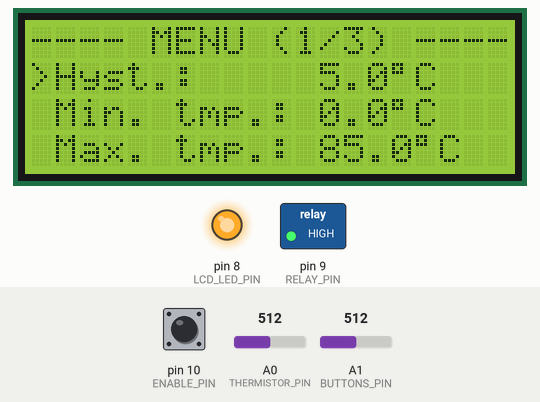
A sketch run on a simulated Arduino Uno, built with avr-gcc and run on an emulated ATmega328P. On the bench: 20×4 character LCD, switched loads named in the sketch (green lamp = pin HIGH), output pins drawn as LEDs (lit = HIGH). The test bench sets the inputs (shaded band); at power-on: A1 (BUTTONS_PIN) = 512, pin 10 (ENABLE_PIN) HIGH, A0 (THERMISTOR_PIN) = 512. EEPROM starts erased.

Above: at 1.3 s.
1.4 s: A1 (BUTTONS_PIN) set to 892
2.9 s: A1 (BUTTONS_PIN) set to 923
At 4.1 s:
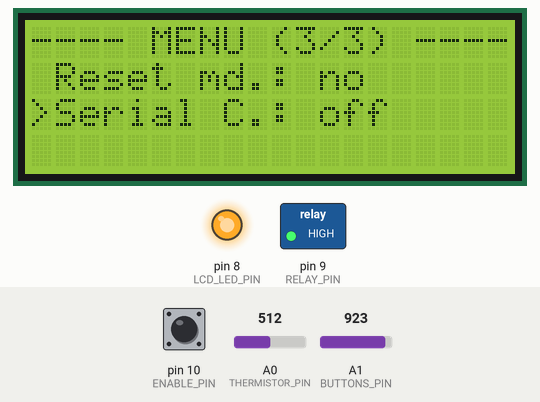
4.4 s: A1 (BUTTONS_PIN) set to 717
5.9 s: A1 (BUTTONS_PIN) set to 692
8.4 s: A1 (BUTTONS_PIN) set to 531
9.9 s: A1 (BUTTONS_PIN) set to 504
At 10.8 s:
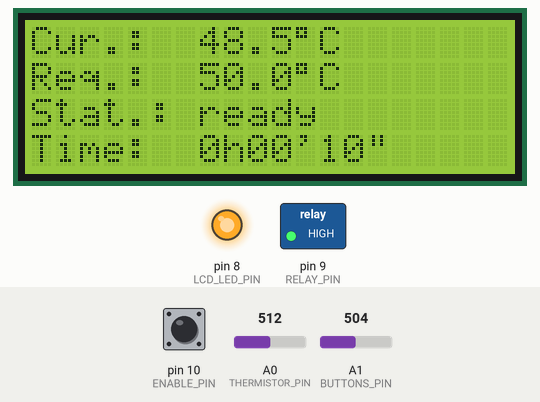
Timing chart, 0 to 12.9 s (numbered marks = the images above; inputs shaded):
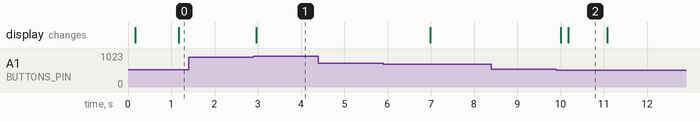

Measured:
- the behaviour switches between 910 and 911 on A1 (BUTTONS_PIN) (found by bisection; images 0 and 1)
- the behaviour switches between 522 and 521 on A1 (BUTTONS_PIN) (found by bisection; images 1 and 2)
- after the input at 1.4 s, every drawn part: stays the same
- after the input at 2.9 s, the display: changes after 0.07 s (image 1)
- after the input at 4.4 s, every drawn part: stays the same
- after the input at 8.4 s, every drawn part: stays the same
- after the input at 9.9 s, the display: first changes after 0.11 s (image 2 shows a later state)
- what the display in image 2 shows lasts 0.9 s, from 10.2 s to 11.1 s

The sketch:

priority_thermostat.ino
```cpp
// (licence header left out)
/*
 * Description:
 *   This sketch implements a priority thermostat:
 *    - The thermostat determines the boiler temperature using a thermistor. Since
 *      I'm lacking specs for the thermistor that I "recycled" I interpolate the temperature
 *      from a set of calibration values.
 *    - The boiler's relays are activated/deactivated using a simple hysteresis loop.
 *    - There's a basic interface through 4 buttons and a 20x4 lcd display.
 * Author: Dusty Lefevre
 */

#include <LiquidCrystal.h>
#include "AnalogButtons.h"
#include "Thermostat.h"
#include "MagicNumbers.h"
#include "Interface.h"

// Objects required for our used features
LiquidCrystal lcd(LCD_RS_PIN, LCD_ENABLE_PIN,
                  LCD_D4_PIN, LCD_D5_PIN, LCD_D6_PIN, LCD_D7_PIN);
AnalogButtons<NUMBER_OF_BUTTONS> buttons(BUTTONS_PIN, ANALOG_TOLERANCE);
Thermostat thermostat(THERMISTOR_PIN, ENABLE_PIN);
Interface interface(&lcd, &buttons, &thermostat);

void setup() {
  // Set up LCD
  pinMode(LCD_RS_PIN, OUTPUT);
  pinMode(LCD_ENABLE_PIN, OUTPUT);
  pinMode(LCD_D4_PIN, OUTPUT);
  pinMode(LCD_D5_PIN, OUTPUT);
  pinMode(LCD_D6_PIN, OUTPUT);
  pinMode(LCD_D7_PIN, OUTPUT);
  pinMode(LCD_LED_PIN, OUTPUT);

  digitalWrite(LCD_LED_PIN, HIGH);
  lcd.begin(20, 4);

  // Set up relay
  pinMode(RELAY_PIN, OUTPUT);
  digitalWrite(RELAY_PIN, HIGH);

  // Set up 3.3V reference
  analogReference(EXTERNAL);

  // Enable pin
  pinMode(ENABLE_PIN, INPUT);

  // Add buttons
  buttons.set(BUTTON_DECREASE, 1020);
  buttons.set(BUTTON_INCREASE, 926);
  buttons.set(BUTTON_SET, 690);
  buttons.set(BUTTON_MENU, 506);
}

void loop() {
  buttons.sample();
  thermostat.sample();
  interface.interact();
  interface.render();

  // Activate/deactivate the heater
  if(thermostat.shouldHeat()) {
    digitalWrite(RELAY_PIN, LOW);
    digitalWrite(LED_BUILTIN, HIGH);
  } else {
    digitalWrite(RELAY_PIN, HIGH);
    digitalWrite(LED_BUILTIN, LOW);
  }

  // Activate/deactivate the LCD backlight
  if(thermostat.inAlarm() || buttons.recentlyActive()) {
    digitalWrite(LCD_LED_PIN, HIGH);
  } else {
    digitalWrite(LCD_LED_PIN, LOW);
  }

  // Check if we have to reset our board
  int resetMode = interface.getResetMode();
  if(resetMode != RESET_NO) {
    if(resetMode == RESET_FACTORY) {
      thermostat.factoryReset();
    }
    asm volatile ("jmp 0");
  }

  delay(80);
}
```

AnalogButtons.cpp
```cpp
// (licence header left out)
#include "AnalogButtons.h"
```

AnalogButtons.h
```cpp
// (licence header left out)
#ifndef _ANALOGBUTTON_H_
#define _ANALOGBUTTON_H_

#include <Arduino.h>
#include "MagicNumbers.h"

template<size_t N>
class AnalogButtons {
  public:
    AnalogButtons(byte _pin, byte _tolerance);
    void set(byte _index, int _analogValue);
    void sample();
    void sample(unsigned long _millis);
    byte getPressed();
    bool isShortPress();
    bool isLongPress();
    bool recentlyActive();

  private:
    byte pin;
    byte tolerance;
    int lowValues[N];
    int highValues[N];
    byte lastPressedButton;
    bool shortPress;
    bool longPress;
    unsigned long downTimestamp;
    unsigned long lastActivity;
};

/*
 * Constructor, N defines the number of buttons on the analog pin.
 */
template<size_t N>
AnalogButtons<N>::AnalogButtons(byte _pin, byte _tolerance) {
  pin = _pin;
  tolerance = _tolerance;
  lastPressedButton = -1;
  shortPress = false;
  longPress = false;
}

/*
 * Define a button's analog value.
 */
template<size_t N>
void AnalogButtons<N>::set(byte _index, int _analogValue) {
  lowValues[_index] = _analogValue - tolerance;
  highValues[_index] = _analogValue + tolerance;
}

/*
 * Sample the analog line and millis
 */
template<size_t N>
void AnalogButtons<N>::sample() {
  return sample(millis());
}

/*
 * Sample the analog line and determine the pressed button.
 */
template<size_t N>
void AnalogButtons<N>::sample(unsigned long _millis) {
  int value = analogRead(pin);
  delay(10);

  bool pressed = false;
  for(byte i=0; i<N; ++i) {
    if(value >= lowValues[i] && value <= highValues[i]) {
      // Detected short press
      if(i != lastPressedButton) {
        lastPressedButton = i;
        shortPress = true;
        downTimestamp = _millis;
      } else {
        shortPress = false;

        // Detect long press
        if(downTimestamp + LONGPRESS_TIME < _millis) {
          longPress = true;
        } else
          longPress = false;
      }

      pressed = true;
    }
  }

  if(!pressed) {
    shortPress = false;
    longPress = false;
    lastPressedButton = -1;
  } else {
    lastActivity = _millis;
  }
}

/*
 * Return the last pressed button
 */
template<size_t N>
byte AnalogButtons<N>::getPressed() {
  return lastPressedButton;
}

/*
 * Returns true if sample() detected a short press
 */
template<size_t N>
bool AnalogButtons<N>::isShortPress() {
  return shortPress;
}

/*
 * Returns true if sample() detected a long press
 */
template<size_t N>
bool AnalogButtons<N>::isLongPress() {
  return longPress;
}

/*
 * Check if there was any recent activity
 * note: duplicated code (see diffUL in Thermostat.cpp
 */
template<size_t N>
bool AnalogButtons<N>::recentlyActive() {
  unsigned long now = millis();
  if(lastActivity > now) {
    // accpeted 1ms. error.
    return (now + 4294967295L - lastActivity) < LCD_LED_TIMEOUT;
  } else {
    return (now - lastActivity) < LCD_LED_TIMEOUT;
  }
}

#endif
```

Functions.cpp
```cpp
// (licence header left out)
#include "Functions.h"

/*
 * Helper function for calculating the difference between two unsigned longs
 * while taking a wrap around into account.
 */
unsigned long diffUL(unsigned long _low, unsigned long _high) {
  if(_low > _high) {
    _high += 4294967295L - _low + 1L;
    _low = 0;
  }
  return _high - _low;
}
```

Functions.h
```cpp
// (licence header left out)
#ifndef _FUNCTIONS_H_
#define _FUNCTIONS_H_

unsigned long diffUL(unsigned long, unsigned long);

#endif
```

Interface.cpp
```cpp
// (licence header left out)
#include "Interface.h"
#include <stdlib.h>
#include "Functions.h"

/*
 * Helper function for formating and rouding temperatures
 */
char * formatTemperature(char * _buffer, long _temperature) {
  if(_temperature == UNDEF) {
    sprintf(_buffer, "-");
    return _buffer;
  }

  // Do the math
  int integer = _temperature / 100;
  int decimal = _temperature % 100;
  if(decimal < 25) {
    decimal = 0;
  } else if(decimal >= 25 && decimal < 50) {
    decimal = 5;
  } else if(decimal >= 50 && decimal < 75) {
    decimal = 5;
  } else {
    ++integer;
    decimal = 0;
  }

  // Format
  sprintf(_buffer, "%d.%d%cC", integer, decimal, (char)223);
  return _buffer;
}

/*
 * Helper function for formatting time (limited to minutes)
 */
char * formatTimeM(char * _buffer, unsigned long _time) {
  // Do the math
  _time /= 1000; // convert milliseconds to seconds
  int hours = _time / 3600;
  int minutes = (_time % 3600) / 60;

  // Format
  sprintf(_buffer, "%dh%02d'", hours, minutes);
  return _buffer;
}

/*
 * Helper function for formatting time (limited to seconds)
 */
char * formatTimeS(char * _buffer, unsigned long _time) {
  // Do the math
  _time /= 1000; // convert milliseconds to seconds
  int hours = _time / 3600;
  int rest = _time % 3600;
  int minutes = rest / 60;
  int seconds = rest % 60;

  // Format
  sprintf(_buffer, "%dh%02d'%02d\"", hours, minutes, seconds);
  return _buffer;
}

/*
 * Helper function for getting a pointer to the end of a string
 */
char * appendPtr(char * _str) {
  return &_str[strlen(_str)];
}

/*
 * Constructor
 */
Interface::Interface(LiquidCrystal * _lcd,
                     AnalogButtons<NUMBER_OF_BUTTONS> * _buttons,
                     Thermostat * _thermostat) {
  lcd = _lcd;
  buttons = _buttons;
  thermostat = _thermostat;

  inMenu = false;
  menuPosition = 0;
  resetMode = RESET_NO;
  lastLcdReset = 0;
  loadParameters();
}

/*
 * Manage interaction (menu's and thermostat)
 */
void Interface::interact() {
  interact(millis());
}
/*
 * Manage interaction (menu's and thermostat)
 */
void Interface::interact(unsigned long _millis) {
  if(inMenu) {
    interactMenuScreen(_millis);
  } else {
    interactStatusScreen(_millis);
  }
}

/*
 * Render content on LCD.
 */
void Interface::render() {
  render(millis());
}

/*
 * Render content on LCD.
 */
void Interface::render(unsigned long _millis) {
   if(inMenu) {
    renderMenuScreen(_millis);
  } else {
    renderStatusScreen(_millis);
  }
}

/*
 * Return the selected reset mode
 */
int Interface::getResetMode() {
  return inSetMode ? RESET_NO : resetMode;
}

/*
 * Load all thermostat parameters (thermostat -> interface)
 */
void Interface::loadParameters() {
  if(inMenu) {
    hysteresis = thermostat->getHysteresis();
    minimumTemperature = thermostat->getMinTemperature();
    maximumTemperature = thermostat->getMaxTemperature();
    maximumHeatTime = thermostat->getMaxHeatTime();
    graceTime = thermostat->getGraceTime();
    offsetTemperature = thermostat->getOffsetTemperature();
    serialEnabled = thermostat->getSerialEnabled();
  } else {
    requestedTemperature = thermostat->getRequestedTemperature();
  }
}

/*
 * Save all parameters (interface -> thermostat)
 */
void Interface::saveParameters() {
  if(inMenu) {
    thermostat->setHysteresis(hysteresis);
    thermostat->setMinTemperature(minimumTemperature);
    thermostat->setMaxTemperature(maximumTemperature);
    thermostat->setMaxHeatTime(maximumHeatTime);
    thermostat->setGraceTime(graceTime);
    thermostat->setOffsetTemperature(offsetTemperature);
    thermostat->setSerialEnabled(serialEnabled);
  } else {
    thermostat->setRequestedTemperature(requestedTemperature);
  }

  thermostat->save();
}

/*
 * Process an inrement for a parameter
 */
void Interface::processParameterIncrement(int _multiplier) {
  if(inMenu) {
    switch(menuPosition) {
      case 0:
        hysteresis += INCR_HYSTERESIS * _multiplier;
        break;
      case 1:
        minimumTemperature += INCR_MIN_TEMPERATURE * _multiplier;
        break;
      case 2:
        maximumTemperature += INCR_MAX_TEMPERATURE * _multiplier;
        break;
      case 3:
        maximumHeatTime += INCR_MAX_HEAT_TIME * _multiplier;
        break;
      case 4:
        graceTime += INCR_GRACE_TIME * _multiplier;
        break;
      case 5:
        offsetTemperature += INCR_OFFSET_TEMPERATURE * _multiplier;
        break;
      case 6:
        resetMode = (resetMode + _multiplier) % 3;
        if(resetMode < 0) {
          resetMode = 2;
        }
        break;
      case 7:
        serialEnabled = !serialEnabled;
        break;
    }
  } else {
    requestedTemperature += INCR_REQUESTED_TEMPERATURE * _multiplier;
  }
}

/*
 * Manage interaction on the status screen
 */
void Interface::interactStatusScreen(unsigned long _millis) {
  if(buttons->isLongPress()) {
    if(buttons->getPressed() == BUTTON_MENU) {
      inMenu = true;
      inSetMode = false;
      menuPosition = 0;
      loadParameters();
    } else if(buttons->getPressed() == BUTTON_SET && !inSetMode) {
      inSetMode = true;
      loadParameters();
    }
  }

  if(buttons->isShortPress()) {
    if(buttons->getPressed() == BUTTON_SET && inSetMode) {
      inSetMode = false;
      saveParameters();
    } else if(buttons->getPressed() == BUTTON_INCREASE && inSetMode) {
      processParameterIncrement(1);
    } else if(buttons->getPressed() == BUTTON_DECREASE && inSetMode) {
      processParameterIncrement(-1);
    }
  }
}

/*
 * Manage interaction on the menu screen
 */
void Interface::interactMenuScreen(unsigned long _millis) {
  if(buttons->isShortPress()) {
    // Menu navigation
    if(buttons->getPressed() == BUTTON_MENU) {

      inMenu = false;
      inSetMode = false;
      loadParameters();

   } else if(buttons->getPressed() == BUTTON_DECREASE) {

      if(inSetMode) {
        processParameterIncrement(-1);
      } else {
        menuPosition = (menuPosition + 1) % NUMBER_MENU_ITEMS;
      }

    } else if(buttons->getPressed() == BUTTON_INCREASE) {

      if(inSetMode) {
        processParameterIncrement(1);
      } else {
        if(menuPosition == 0) {
          menuPosition = NUMBER_MENU_ITEMS - 1;
        } else {
          --menuPosition;
        }
      }

    } else if(buttons->getPressed() == BUTTON_SET && inSetMode) {
      inSetMode = false;
      saveParameters();
    }
  }

  if(buttons->isLongPress() && buttons->getPressed() == BUTTON_SET && !inSetMode) {
    inSetMode = true;
  }
}

/*
 * Render the status screen
 */
void Interface::renderStatusScreen(unsigned long _millis) {
  clearBuffer();

  strcpy(buffer[0], "Cur.:  ");
  formatTemperature(appendPtr(buffer[0]), thermostat->getTemperature());
  strcpy(buffer[1], "Req.:  ");
  formatTemperature(appendPtr(buffer[1]), requestedTemperature);
  if(inSetMode) {
    strcpy(&buffer[1][15], "(set)");
  }
  strcpy(buffer[2], "Stat.: ");
  if(resetMode != RESET_NO) {
    strcpy(appendPtr(buffer[2]), "resetting");
  } else {
    strcpy(appendPtr(buffer[2]), thermostat->getStatus());
  }
  strcpy(buffer[3], "Time:  ");
  formatTimeS(appendPtr(buffer[3]), thermostat->getTimeSinceStatusChange());

  writeToLcd(_millis);
}

/*
 * Render the menu screen
 */
void Interface::renderMenuScreen(unsigned long _millis) {
  clearBuffer();

  // Populate the menu
  byte menuScreen = menuPosition / 3;
  if(menuScreen == 0) {
    strcpy(buffer[0], "---- MENU (1/3) ----");
    strcpy(buffer[1], " Hyst.:     ");
    formatTemperature(appendPtr(buffer[1]), hysteresis);
    strcpy(buffer[2], " Min. tmp.: ");
    formatTemperature(appendPtr(buffer[2]), minimumTemperature);
    strcpy(buffer[3], " Max. tmp.: ");
    formatTemperature(appendPtr(buffer[3]), maximumTemperature);
  } else if (menuScreen == 1) {
    strcpy(buffer[0], "---- MENU (2/3) ----");
    strcpy(buffer[1], " Max. heat: ");
    formatTimeM(appendPtr(buffer[1]), maximumHeatTime);
    strcpy(buffer[2], " Grace tm.: ");
    formatTimeM(appendPtr(buffer[2]), graceTime);
    strcpy(buffer[3], " Offset:    ");
    formatTemperature(appendPtr(buffer[3]), offsetTemperature);
  } else if (menuScreen == 2) {
    strcpy(buffer[0], "---- MENU (3/3) ----");
    strcpy(buffer[1], " Reset md.: ");
    switch(resetMode) {
      case RESET_NO:
        strcpy(appendPtr(buffer[1]), "no");
        break;
      case RESET_NORMAL:
        strcpy(appendPtr(buffer[1]), "normal");
        break;
      case RESET_FACTORY:
        strcpy(appendPtr(buffer[1]), "factory");
        break;
      default:
        strcpy(appendPtr(buffer[1]), "error");
        break;
    }
    sprintf(buffer[2], " Serial C.: %s", serialEnabled ? "on" : "off");
  } else {
    sprintf(buffer[0], "# ERROR #");
  }

  // Set the cursor
  buffer[(menuPosition % 3) + 1][0] = inSetMode ? '*' : '>';

  writeToLcd(_millis);
}

/*
 * Clear the buffer for the LCD
 */
void Interface::clearBuffer() {
  for(int i=0; i<LCD_ROWS; ++i) {
    for(int j=0; j<LCD_COLUMNS; ++j) {
      buffer[i][j] = ' ';
    }
  }
}

/*
 * Dump the buffer to the LCD. '\0' characters in the
 * middle of a line are replaced by space.
 */
void Interface::writeToLcd(unsigned long _millis) {
  for(int i=0; i<LCD_ROWS; ++i) {
    for(int j=0; j<LCD_COLUMNS; ++j) {
      if(buffer[i][j] == '\0') {
        buffer[i][j] = ' ';
      }
    }
    buffer[i][LCD_COLUMNS] = '\0';
  }

  if(diffUL(lastLcdReset, _millis) >= LCD_RESET) {
    lcd->begin(20, 4);
    lastLcdReset = _millis;
  }
  for(int i=0; i<LCD_ROWS; ++i) {
    lcd->setCursor(0, i);
    char * ptr = buffer[i];
    lcd->print(ptr);
  }
}
```

Interface.h
```cpp
// (licence header left out)
#ifndef _INTERFACE_H_
#define _INTERFACE_H_

#include <Arduino.h>
#include <LiquidCrystal.h>
#include "MagicNumbers.h"
#include "Thermostat.h"
#include "AnalogButtons.h"

/*
 * Implements and interface with:
 *  - A status screen, displaying:
 *    - current temperature
 *    - requested temperature (the requested temperature can be changed)
 *    - status
 *  - A menu, allowing us to change:
 *    - 0: the hysteresis value
 *    - 1: minimum temperature (alarms)
 *    - 2: maximum temperature (alarms)
 *    - 3: maximum run time (alarms)
 */
class Interface {
  public:
    Interface(LiquidCrystal *, AnalogButtons<NUMBER_OF_BUTTONS> *, Thermostat *);
    void interact();
    void interact(unsigned long _millis);
    void render();
    void render(unsigned long _millis);
    int getResetMode();

  private:
    LiquidCrystal * lcd;
    AnalogButtons<NUMBER_OF_BUTTONS> * buttons;
    Thermostat * thermostat;

    char buffer[LCD_ROWS][LCD_COLUMNS + 1];
    byte padding[16]; //just in case

    bool inSetMode;
    bool inMenu;
    byte menuPosition;
    int resetMode;

    int requestedTemperature;
    int hysteresis;
    int minimumTemperature;
    int maximumTemperature;
    unsigned long maximumHeatTime;
    unsigned long graceTime;
    int offsetTemperature;
    bool serialEnabled;

    unsigned long lastLcdReset;

    void loadParameters();
    void saveParameters();
    void processParameterIncrement(int);

    void interactStatusScreen(unsigned long _millis);
    void interactMenuScreen(unsigned long _millis);
    void renderStatusScreen(unsigned long _millis);
    void renderMenuScreen(unsigned long _millis);

    void clearBuffer();
    void writeToLcd(unsigned long);
};

#endif
```

Source omitted: MagicNumbers.h (3442 bytes), Thermostat.cpp (10301 bytes), Thermostat.h (3918 bytes)
